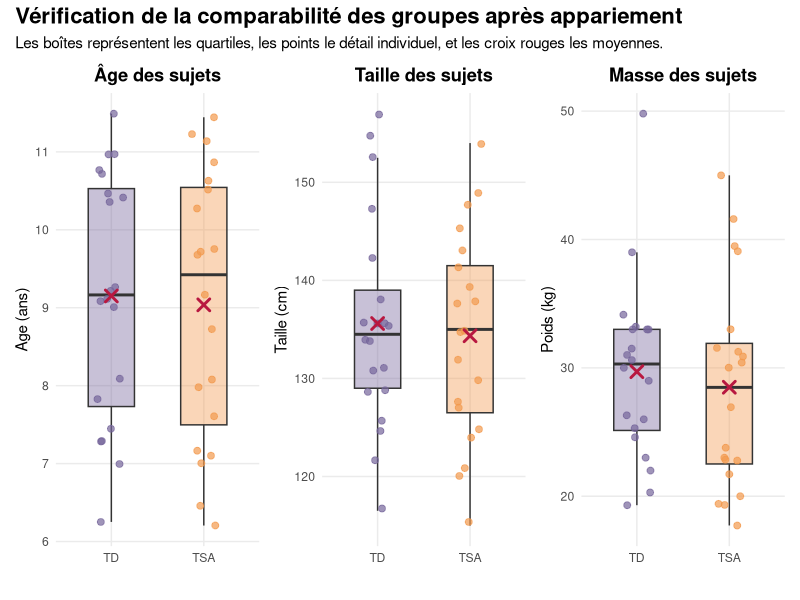

Write the R code that produced this figure.
## ---- chunk 1
library(tidyverse)
library(ggplot2)
library(readxl)
library(dplyr)
library(patchwork)
## ---- chunk 2
DataPosturo <- read_excel("DataPosturo_P2.xlsx")
summary(DataPosturo)
## ---- chunk 3
# Préparer les tables NT et TSA
table_NT <- DataPosturo %>%
  filter(Sujets == "TD") %>%
  select(c("Names","Sujets","Age","Poids","Taille"))

table_TSA <- DataPosturo %>%
  filter(Sujets == "TSA") %>%
  select(c("Names","Sujets","Age","Poids","Taille"))
## ---- chunk 4
appariement <- function(df1, df2, n_cible = 20) {
  
  # A. Préparation
  d1 <- as.data.frame(df1)
  d2 <- as.data.frame(df2)
  rownames(d1) <- NULL
  rownames(d2) <- NULL
  
  cols <- c("Age", "Poids", "Taille")
  X1 <- as.matrix(d1[, cols])
  X2 <- as.matrix(d2[, cols])
  
  # B. Covariance robuste
  S <- cov(rbind(X1, X2))
  if(det(S) < 1e-10) S <- S + diag(0.01, ncol(S)) 

  # C. Calcul des combinaisons (24x24 = 576)
  dist_list <- expand.grid(i = 1:nrow(d1), j = 1:nrow(d2))
  
  dist_list$d <- apply(dist_list, 1, function(row) {
    val <- try(mahalanobis(X1[row[1],], X2[row[2],], S), silent = TRUE)
    if(inherits(val, "try-error") | is.na(val)) return(999999) else return(val)
  })
  
  # D. Tri
  dist_list <- dist_list[order(dist_list$d), ]
  
  # E. Sélection 1 pour 1
  matches <- data.frame()
  pris_i <- c()
  pris_j <- c()
  
  for(k in 1:nrow(dist_list)) {
    idx_i <- dist_list$i[k]
    idx_j <- dist_list$j[k]
    
    if(!(idx_i %in% pris_i) && !(idx_j %in% pris_j)) {
      # On garde les colonnes originales pour le moment
      ligne_paire <- cbind(d1[idx_i, ], d2[idx_j, ], Dist_Mahalanobis = dist_list$d[k])
      matches <- rbind(matches, ligne_paire)
      
      pris_i <- c(pris_i, idx_i)
      pris_j <- c(pris_j, idx_j)
    }
    
    if(nrow(matches) == n_cible) break
  }
  
  # F. Renommage et Formatage Long
  # On utilise directement les noms créés par cbind (souvent .1 pour d2)
  # Pour être plus sûr, on définit les noms de colonnes explicitement
  names(matches) <- c(paste0(names(d1), "_NT"), paste0(names(d2), "_TSA"), "Dist_Mahalanobis")

  # --- Passage en format long (40 lignes) ---
  matches_long <- bind_rows(
    matches %>%
      transmute(
        Names = Names_NT,
        Sujets = Sujets_NT,
        Age = Age_NT,
        Poids = Poids_NT,
        Taille = Taille_NT,
        Groupe = "NT",
        Compatibilite = Names_TSA,
        Distance = Dist_Mahalanobis
      ),
    matches %>%
      transmute(
        Names = Names_TSA,
        Sujets = Sujets_TSA,
        Age = Age_TSA,
        Poids = Poids_TSA,
        Taille = Taille_TSA,
        Groupe = "TSA",
        Compatibilite = Names_NT,
        Distance = Dist_Mahalanobis
      )
  )
  
  return(matches_long)
}
## ---- chunk 5
table_appariement <- appariement(table_NT, table_TSA)

# dim(table_appariement)  # 40 lignes si 20 matches
# head(table_appariement)
## ---- chunk 6
#library(dplyr)
vars <- c("Age", "Taille", "Poids")

table_appariement$Age    <- as.numeric(as.character(table_appariement$Age))
table_appariement$Taille <- as.numeric(as.character(table_appariement$Taille))
table_appariement$Poids  <- as.numeric(as.character(table_appariement$Poids))

desc_stats <- table_appariement %>%
  group_by(Sujets) %>%
  summarise(across(all_of(vars), list(mean = mean, sd = sd)))
print(desc_stats)
## ---- chunk 7
calc_smd <- function(v, d) {
  g1 <- d[d$Sujets == "TSA", v]
  g2 <- d[d$Sujets == "TD", v]
  
  g1 <- g1[!is.na(g1)]
  g2 <- g2[!is.na(g2)]
  
  diff_moy <- mean(g1) - mean(g2)
  sd_pool  <- sqrt((sd(g1)^2 + sd(g2)^2) / 2)
  
  return(abs(diff_moy / sd_pool))
}
## ---- chunk 8

sapply(vars, calc_smd, d = table_appariement)
## ---- chunk 9
analyser_variable <- function(var, df) {
  g_TSA <- df[[var]][df$Sujets == "TSA"]
  g_TD  <- df[[var]][df$Sujets == "TD"]
  
  shapiro_tsa <- shapiro.test(g_TSA)$p.value
  shapiro_td  <- shapiro.test(g_TD)$p.value
  is_normal   <- (shapiro_tsa > 0.05 && shapiro_td > 0.05)
  
  if (is_normal) {
    # Test de variance pour décider entre Student et Welch
    p_var <- var.test(g_TSA, g_TD)$p.value
    type_test <- if(p_var > 0.05) "Student" else "Welch"
    res_test <- t.test(g_TSA, g_TD, var.equal = (p_var > 0.05))
  } else {
    type_test <- "Mann-Whitney"
    res_test <- wilcox.test(g_TSA, g_TD)
  }
  
  # Retourne un dataframe d'une ligne
  data.frame(
    Variable = var,
    Shapiro_TSA = round(shapiro_tsa, 4),
    Shapiro_TD = round(shapiro_td, 4),
    Normalite = is_normal,
    Test_Utilise = type_test,
    P_Value = round(res_test$p.value, 4),
    Appariement_OK = (res_test$p.value > 0.05)
  )
}
## ---- chunk 10
resultats_finaux <- do.call(rbind, lapply(vars, analyser_variable, df = table_appariement))

print(resultats_finaux)
## ---- chunk 11
creer_plot_appariement <- function(var_name, titre, unite) {
  ggplot(table_appariement, aes(x = Sujets, y = .data[[var_name]], fill = Sujets)) +
    geom_boxplot(alpha = 0.4, outlier.shape = NA, width = 0.5) +
    geom_jitter(aes(color = Sujets), width = 0.15, alpha = 0.7, size = 2) +
    stat_summary(fun = mean, geom = "point", shape = 4, size = 3, color = "#B81840FF", stroke = 1.5) +
    
    scale_fill_manual(values = c("TD" = "#76669BFF", "TSA" = "#F2994EFF")) +
    scale_color_manual(values = c("TD" = "#76669BFF", "TSA" = "#F2994EFF")) +
    labs(title = titre, y = paste(var_name, unite), x = "") +
    theme_minimal() +
    theme(legend.position = "none",
          plot.title = element_text(face = "bold", hjust = 0.5),
          panel.grid.minor = element_blank())
}

# Génération des trois graphiques
p1 <- creer_plot_appariement("Age", "Âge des sujets", "(ans)")
p2 <- creer_plot_appariement("Taille", "Taille des sujets", "(cm)")
p3 <- creer_plot_appariement("Poids", "Masse des sujets", "(kg)")

# Assemblage final
figure_finale <- p1 + p2 + p3 + 
  plot_annotation(title = "Vérification de la comparabilité des groupes après appariement",
                  subtitle = "Les boîtes représentent les quartiles, les points le détail individuel, et les croix rouges les moyennes.",
                  theme = theme(plot.title = element_text(size = 16, face = "bold")))

print(figure_finale)

# Sauvegarde pour le rapport
# ggsave("Verification_Appariement.png", figure_finale, width = 12, height = 5, dpi = 300)
## ---- chunk 12
rm(list = c("figure_finale", "p1", "p2", "p3", "analyser_variable", "calc_smd", "creer_plot_appariement", "resultats_finaux", "desc_stats", "vars"))
## ---- chunk 13
list_name <- (table_appariement$Names)

data_appariement <- DataPosturo %>%
  filter( Names %in% list_name)


## ---- chunk 14
find_extremum <- function(data, col) {
  
  x <- data[[col]]
  
  Q1 <- quantile(x, 0.25, na.rm = TRUE)
  Q3 <- quantile(x, 0.75, na.rm = TRUE)
  
  maxi <- min(max(x, na.rm = TRUE), Q3 + 1.5 * (Q3 - Q1))
  mini <- max(min(x, na.rm = TRUE), Q1 - 1.5 * (Q3 - Q1))
  
  extremum <- x[x < mini | x > maxi]
  
  if (length(extremum) == 0) {              #pour que ce soit plus lisible
    extremum <- NA
  }
  
  list(
    variable = col,
    extremum = extremum,
    n_extremum = sum(!is.na(extremum)),
    mini = mini,
    maxi = maxi
  )
}
## ---- chunk 15
find_extremum_df <- function(data) {
  
  num_cols <- sapply(data, is.numeric)
  
  extremum_list <- lapply(
    names(data)[num_cols],                    #permet d'avoir le nom des                                                           colonnes numeriques
    function(col) find_extremum(data, col)
  )
  
  names(extremum_list) <- names(data)[num_cols]
  
  return(extremum_list)
}
## ---- chunk 16
count_extremum_df <- function(data) {
  extremum_list <- find_extremum_df(data)
  sum(sapply(extremum_list, function(x) x$n_extremum))
}

count_extremum_df(DataPosturo)              #retourne le nombre de valeurs                                                                                aberrantes totales
## ---- chunk 17
remove_extremum_df <- function(data) {
  
  data_clean <- data
  extremum_list <- find_extremum_df(data)
  
  for (col in names(extremum_list)) {
    
    mini <- extremum_list[[col]]$mini
    maxi <- extremum_list[[col]]$maxi
    
    x <- data[[col]]
    
    # Remplacement par les bornes min/max acceptables (winsorisation)
    x[x > maxi] <- maxi
    x[x < mini] <- mini
    
    data_clean[[col]] <- x
  }
  
  return(data_clean)
}

data_clean <- remove_extremum_df(DataPosturo)
count_extremum_df(data_clean)
## ---- chunk 18
rm(list = c("count_extremum_df", "find_extremum", "find_extremum_df", "remove_extremum_df"))
